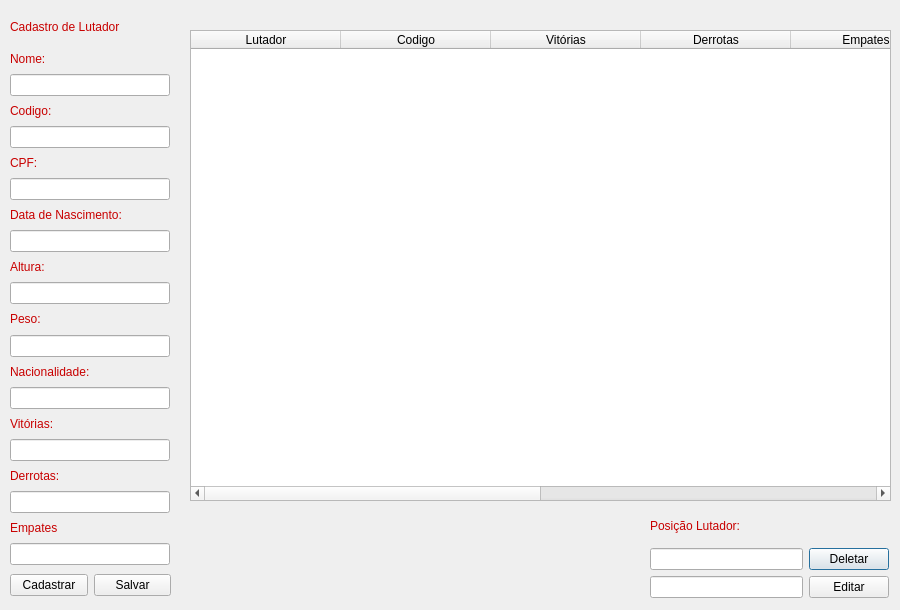
<?xml version="1.0" encoding="UTF-8"?>
<ui version="4.0">
 <class>Dialog</class>
 <widget class="QDialog" name="Dialog">
  <property name="geometry">
   <rect>
    <x>0</x>
    <y>0</y>
    <width>900</width>
    <height>610</height>
   </rect>
  </property>
  <property name="minimumSize">
   <size>
    <width>900</width>
    <height>610</height>
   </size>
  </property>
  <property name="maximumSize">
   <size>
    <width>900</width>
    <height>650</height>
   </size>
  </property>
  <property name="windowTitle">
   <string>Dialog</string>
  </property>
  <property name="styleSheet">
   <string notr="true">QDialog{
	background-image: url(:/imagens/UFC6.jpg);
}</string>
  </property>
  <widget class="QWidget" name="verticalLayoutWidget">
   <property name="geometry">
    <rect>
     <x>10</x>
     <y>50</y>
     <width>160</width>
     <height>515</height>
    </rect>
   </property>
   <layout class="QVBoxLayout" name="verticalLayout">
    <item>
     <widget class="QLabel" name="label_6">
      <property name="text">
       <string>&lt;html&gt;&lt;head/&gt;&lt;body&gt;&lt;p&gt;&lt;span style=&quot; color:#c80000;&quot;&gt;Nome:&lt;/span&gt;&lt;/p&gt;&lt;/body&gt;&lt;/html&gt;</string>
      </property>
     </widget>
    </item>
    <item>
     <widget class="QLineEdit" name="lineEditNome"/>
    </item>
    <item>
     <widget class="QLabel" name="label_2">
      <property name="text">
       <string>&lt;html&gt;&lt;head/&gt;&lt;body&gt;&lt;p&gt;&lt;span style=&quot; color:#c80000;&quot;&gt;Codigo:&lt;/span&gt;&lt;/p&gt;&lt;/body&gt;&lt;/html&gt;</string>
      </property>
     </widget>
    </item>
    <item>
     <widget class="QLineEdit" name="lineEditCodigo"/>
    </item>
    <item>
     <widget class="QLabel" name="label_12">
      <property name="text">
       <string>&lt;html&gt;&lt;head/&gt;&lt;body&gt;&lt;p&gt;&lt;span style=&quot; color:#c80000;&quot;&gt;CPF:&lt;/span&gt;&lt;/p&gt;&lt;/body&gt;&lt;/html&gt;</string>
      </property>
     </widget>
    </item>
    <item>
     <widget class="QLineEdit" name="lineEditCPF"/>
    </item>
    <item>
     <widget class="QLabel" name="label_7">
      <property name="text">
       <string>&lt;html&gt;&lt;head/&gt;&lt;body&gt;&lt;p&gt;&lt;span style=&quot; color:#c80000;&quot;&gt;Data de Nascimento:&lt;/span&gt;&lt;/p&gt;&lt;/body&gt;&lt;/html&gt;</string>
      </property>
     </widget>
    </item>
    <item>
     <widget class="QLineEdit" name="lineEditDataDeNascimento"/>
    </item>
    <item>
     <widget class="QLabel" name="label_3">
      <property name="text">
       <string>&lt;html&gt;&lt;head/&gt;&lt;body&gt;&lt;p&gt;&lt;span style=&quot; color:#c80000;&quot;&gt;Altura:&lt;/span&gt;&lt;/p&gt;&lt;/body&gt;&lt;/html&gt;</string>
      </property>
     </widget>
    </item>
    <item>
     <widget class="QLineEdit" name="lineEditAltura"/>
    </item>
    <item>
     <widget class="QLabel" name="label_4">
      <property name="text">
       <string>&lt;html&gt;&lt;head/&gt;&lt;body&gt;&lt;p&gt;&lt;span style=&quot; color:#c80000;&quot;&gt;Peso:&lt;/span&gt;&lt;/p&gt;&lt;/body&gt;&lt;/html&gt;</string>
      </property>
     </widget>
    </item>
    <item>
     <widget class="QLineEdit" name="lineEditPeso"/>
    </item>
    <item>
     <widget class="QLabel" name="label_5">
      <property name="text">
       <string>&lt;html&gt;&lt;head/&gt;&lt;body&gt;&lt;p&gt;&lt;span style=&quot; color:#c80000;&quot;&gt;Nacionalidade:&lt;/span&gt;&lt;/p&gt;&lt;/body&gt;&lt;/html&gt;</string>
      </property>
     </widget>
    </item>
    <item>
     <widget class="QLineEdit" name="lineEditNacionalidade"/>
    </item>
    <item>
     <widget class="QLabel" name="label_8">
      <property name="text">
       <string>&lt;html&gt;&lt;head/&gt;&lt;body&gt;&lt;p&gt;&lt;span style=&quot; color:#c80000;&quot;&gt;Vitórias:&lt;/span&gt;&lt;/p&gt;&lt;/body&gt;&lt;/html&gt;</string>
      </property>
     </widget>
    </item>
    <item>
     <widget class="QLineEdit" name="lineEditVitorias"/>
    </item>
    <item>
     <widget class="QLabel" name="label_9">
      <property name="text">
       <string>&lt;html&gt;&lt;head/&gt;&lt;body&gt;&lt;p&gt;&lt;span style=&quot; color:#c80000;&quot;&gt;Derrotas:&lt;/span&gt;&lt;/p&gt;&lt;/body&gt;&lt;/html&gt;</string>
      </property>
     </widget>
    </item>
    <item>
     <widget class="QLineEdit" name="lineEditDerrotas"/>
    </item>
    <item>
     <widget class="QLabel" name="label_10">
      <property name="text">
       <string>&lt;html&gt;&lt;head/&gt;&lt;body&gt;&lt;p&gt;&lt;span style=&quot; color:#c80000;&quot;&gt;Empates&lt;/span&gt;&lt;/p&gt;&lt;/body&gt;&lt;/html&gt;</string>
      </property>
     </widget>
    </item>
    <item>
     <widget class="QLineEdit" name="lineEditEmpates"/>
    </item>
   </layout>
  </widget>
  <widget class="QLabel" name="label">
   <property name="geometry">
    <rect>
     <x>10</x>
     <y>20</y>
     <width>158</width>
     <height>13</height>
    </rect>
   </property>
   <property name="text">
    <string>&lt;html&gt;&lt;head/&gt;&lt;body&gt;&lt;p&gt;&lt;span style=&quot; color:#c80000;&quot;&gt;Cadastro de Lutador&lt;/span&gt;&lt;/p&gt;&lt;/body&gt;&lt;/html&gt;</string>
   </property>
  </widget>
  <widget class="QTableWidget" name="tableWidget">
   <property name="geometry">
    <rect>
     <x>190</x>
     <y>30</y>
     <width>701</width>
     <height>471</height>
    </rect>
   </property>
   <attribute name="horizontalHeaderDefaultSectionSize">
    <number>150</number>
   </attribute>
   <column>
    <property name="text">
     <string>Lutador</string>
    </property>
   </column>
   <column>
    <property name="text">
     <string>Codigo</string>
    </property>
   </column>
   <column>
    <property name="text">
     <string>Vitórias</string>
    </property>
   </column>
   <column>
    <property name="text">
     <string>Derrotas</string>
    </property>
   </column>
   <column>
    <property name="text">
     <string>Empates</string>
    </property>
   </column>
   <column>
    <property name="text">
     <string>Categoria</string>
    </property>
   </column>
   <column>
    <property name="text">
     <string>Idade</string>
    </property>
   </column>
   <column>
    <property name="text">
     <string>CPF</string>
    </property>
   </column>
  </widget>
  <widget class="QWidget" name="layoutWidget">
   <property name="geometry">
    <rect>
     <x>650</x>
     <y>510</y>
     <width>239</width>
     <height>88</height>
    </rect>
   </property>
   <layout class="QGridLayout" name="gridLayout_2">
    <item row="0" column="0">
     <widget class="QLabel" name="label_11">
      <property name="text">
       <string>&lt;html&gt;&lt;head/&gt;&lt;body&gt;&lt;p&gt;&lt;span style=&quot; color:#c80000;&quot;&gt;Posição Lutador:&lt;/span&gt;&lt;/p&gt;&lt;/body&gt;&lt;/html&gt;</string>
      </property>
     </widget>
    </item>
    <item row="1" column="0">
     <widget class="QLineEdit" name="lineEditPosicaoLutador"/>
    </item>
    <item row="1" column="1">
     <widget class="QPushButton" name="pushButtonDeletaLutador">
      <property name="text">
       <string>Deletar</string>
      </property>
     </widget>
    </item>
    <item row="2" column="0">
     <widget class="QLineEdit" name="lineEditEditar"/>
    </item>
    <item row="2" column="1">
     <widget class="QPushButton" name="pushButtonEditar">
      <property name="text">
       <string>Editar</string>
      </property>
     </widget>
    </item>
   </layout>
  </widget>
  <widget class="QWidget" name="layoutWidget">
   <property name="geometry">
    <rect>
     <x>10</x>
     <y>570</y>
     <width>161</width>
     <height>30</height>
    </rect>
   </property>
   <layout class="QGridLayout" name="gridLayout">
    <item row="0" column="0">
     <widget class="QPushButton" name="pushButtonCadastrar">
      <property name="text">
       <string>Cadastrar</string>
      </property>
     </widget>
    </item>
    <item row="0" column="1">
     <widget class="QPushButton" name="pushButtonSalvar">
      <property name="text">
       <string>Salvar</string>
      </property>
     </widget>
    </item>
   </layout>
  </widget>
 </widget>
 <resources/>
 <connections/>
</ui>
